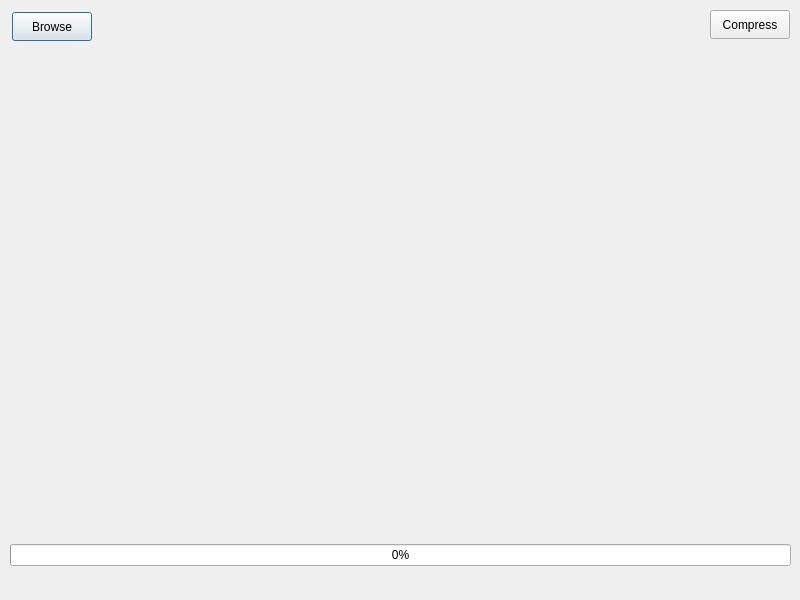
<?xml version="1.0" encoding="UTF-8"?>
<ui version="4.0">
 <class>Dialog</class>
 <widget class="QDialog" name="Dialog">
  <property name="geometry">
   <rect>
    <x>0</x>
    <y>0</y>
    <width>800</width>
    <height>600</height>
   </rect>
  </property>
  <property name="windowTitle">
   <string>Dialog</string>
  </property>
  <widget class="QPushButton" name="browseImageButton">
   <property name="geometry">
    <rect>
     <x>12</x>
     <y>12</y>
     <width>80</width>
     <height>29</height>
    </rect>
   </property>
   <property name="maximumSize">
    <size>
     <width>300</width>
     <height>30</height>
    </size>
   </property>
   <property name="text">
    <string>Browse</string>
   </property>
  </widget>
  <widget class="QLabel" name="labelImage">
   <property name="geometry">
    <rect>
     <x>12</x>
     <y>48</y>
     <width>781</width>
     <height>481</height>
    </rect>
   </property>
   <property name="text">
    <string/>
   </property>
  </widget>
  <widget class="QPushButton" name="compressImageButton">
   <property name="geometry">
    <rect>
     <x>710</x>
     <y>10</y>
     <width>80</width>
     <height>29</height>
    </rect>
   </property>
   <property name="maximumSize">
    <size>
     <width>300</width>
     <height>30</height>
    </size>
   </property>
   <property name="text">
    <string>Compress</string>
   </property>
  </widget>
  <widget class="QWidget" name="">
   <property name="geometry">
    <rect>
     <x>10</x>
     <y>540</y>
     <width>781</width>
     <height>31</height>
    </rect>
   </property>
   <layout class="QHBoxLayout" name="horizontalLayout">
    <item>
     <widget class="QProgressBar" name="progressBar">
      <property name="value">
       <number>0</number>
      </property>
     </widget>
    </item>
   </layout>
  </widget>
 </widget>
 <resources/>
 <connections/>
</ui>
